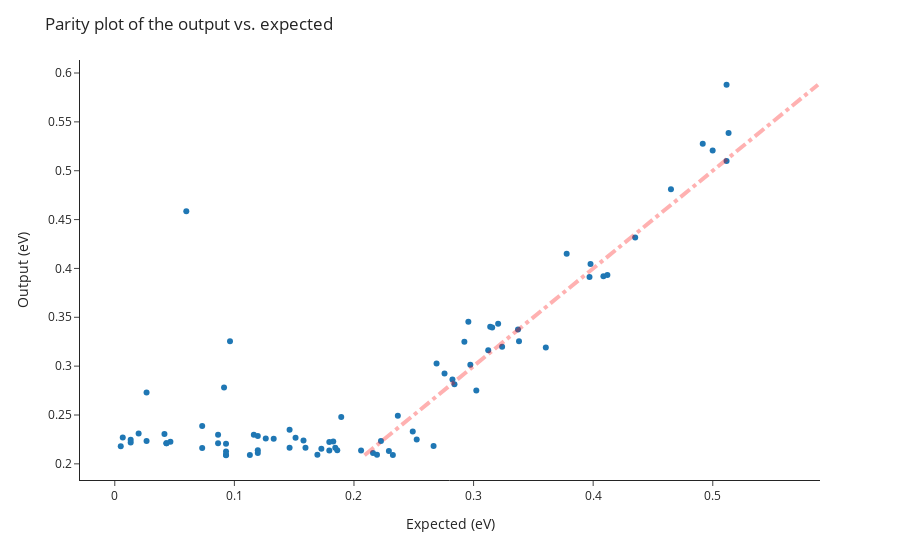

The notebook cell saved with this chart:
### Code cell
# Read in the model
model = torch.load("output/reaction_model.pt")
# model = torch.load(os.path.join(artifact_dir, "reaction_model.pt"), map_location=torch.device('cpu'))

outputs = []
expecteds = []

for idx, data in enumerate(train_loader):
    output = model(data)
    output = output.mean(dim=1)
    
    output = output.detach().numpy()
    expected = data.total_energy_transition_state - data.total_energy
    expected = expected.detach().numpy()

    outputs.append(output[0])
    expecteds.append(expected[0])


# Make a parity plot of the output vs. expected
outputs = np.array(outputs).flatten()
expecteds = np.array(expecteds).flatten()
outputs *= ase_units.Ha
expecteds *= ase_units.Ha

fig = px.scatter(x=expecteds, y=outputs, template="simple_white")
fig.update_layout(title="Parity plot of the output vs. expected")
fig.update_xaxes(title_text="Expected (eV)")
fig.update_yaxes(title_text="Output (eV)")
# Draw the parity line
fig.add_shape(
    type="line",
    x0=outputs.min(),
    y0=outputs.min(),
    x1=outputs.max(),
    y1=outputs.max(),
    line=dict(
        color="Red",
        width=4,
        dash="dashdot",
    )
)

fig.show()

### Figure 1 — Plotly figure (JSON) as saved in the notebook; plotly's stock layout.template omitted (floating-point values rounded to 4 significant figures)
{"data": [{"hovertemplate": "x=%{x}<br>y=%{y}<extra></extra>", "legendgroup": "", "marker": {"color": "#1F77B4", "symbol": "circle"}, "mode": "markers", "name": "", "orientation": "v", "showlegend": false, "type": "scatter", "x": [0.09301, 0.07308, 0.3778, 0.1196, 0.2691, 0.4086, 0.04318, 0.2757, 0.01329, 0.01329, 0.3372, 0.5115, 0.3122, 0.2325, 0.1794, 0.08636, 0.3604, 0.09301, 0.2059, 0.3156, 0.0465, 0.05979, 0.08636, 0.09135, 0.2923, 0.07308, 0.2159, 0.1262, 0.1594, 0.2956, 0.1329, 0.2823, 0.4351, 0.04318, 0.2292, 0.1462, 0.186, 0.284, 0.1196, 0.338, 0.09633, 0.2524, 0.1727, 0.2367, 0.1694, 0.02657, 0.2666, 0.01993, 0.1196, 0.1827, 0.006643, 0.2192, 0.1893, 0.09301, 0.4999, 0.09301, 0.5132, 0.3023, 0.1163, 0.2973, 0.5115, 0.1794, 0.3978, 0.1129, 0.1844, 0.1462, 0.1578, 0.4119, 0.2226, 0.3139, 0.004983, 0.3239, 0.1511, 0.3205, 0.04152, 0.02657, 0.2491, 0.3969, 0.4916, 0.465], "xaxis": "x", "y": [0.2088, 0.2387, 0.4149, 0.2111, 0.3028, 0.3921, 0.2212, 0.2925, 0.2219, 0.2246, 0.3375, 0.588, 0.3164, 0.2091, 0.2137, 0.2211, 0.319, 0.2092, 0.2136, 0.3396, 0.2225, 0.4586, 0.2298, 0.278, 0.325, 0.2163, 0.211, 0.2258, 0.2166, 0.3454, 0.2258, 0.2862, 0.4316, 0.2212, 0.2132, 0.2164, 0.2138, 0.2815, 0.2286, 0.3255, 0.3255, 0.2249, 0.2155, 0.2493, 0.2093, 0.2731, 0.2184, 0.2311, 0.214, 0.2228, 0.227, 0.2093, 0.2479, 0.2126, 0.5206, 0.2205, 0.5385, 0.2751, 0.2297, 0.3015, 0.51, 0.2223, 0.4045, 0.2089, 0.2164, 0.235, 0.2239, 0.3932, 0.2234, 0.3403, 0.218, 0.3199, 0.2268, 0.3434, 0.2305, 0.2235, 0.233, 0.3912, 0.5277, 0.481], "yaxis": "y"}], "layout": {"legend": {"tracegroupgap": 0}, "margin": {"t": 60}, "shapes": [{"line": {"color": "Red", "dash": "dashdot", "width": 4}, "type": "line", "x0": 0.2088, "x1": 0.588, "y0": 0.2088, "y1": 0.588}], "title": {"text": "Parity plot of the output vs. expected"}, "xaxis": {"anchor": "y", "domain": [0, 1], "title": {"text": "Expected (eV)"}}, "yaxis": {"anchor": "x", "domain": [0, 1], "title": {"text": "Output (eV)"}}}}
